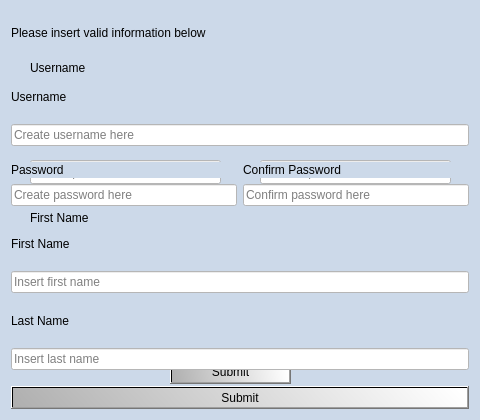
<?xml version="1.0" encoding="UTF-8"?>
<ui version="4.0">
 <class>createUserWindow</class>
 <widget class="QWidget" name="createUserWindow">
  <property name="geometry">
   <rect>
    <x>0</x>
    <y>0</y>
    <width>480</width>
    <height>420</height>
   </rect>
  </property>
  <property name="minimumSize">
   <size>
    <width>480</width>
    <height>420</height>
   </size>
  </property>
  <property name="windowTitle">
   <string>Form</string>
  </property>
  <property name="styleSheet">
   <string notr="true">QWidget{
background-color: rgb(204, 217, 233)
}

QLabel{
/*font: 9pt &quot;Sylfaen&quot;;
font-weight: bold*/
}

QLineEdit{
background-color: white
}

QPushButton{
	background-color: qlineargradient(spread:pad, x1:0, y1:0.619, x2:1, y2:0.58, stop:0 rgba(176, 176, 176, 255), stop:1 rgba(255, 255, 255, 255));


}</string>
  </property>
  <widget class="QLineEdit" name="lineEdit_userName">
   <property name="geometry">
    <rect>
     <x>30</x>
     <y>90</y>
     <width>191</width>
     <height>24</height>
    </rect>
   </property>
   <property name="placeholderText">
    <string>Create username here</string>
   </property>
  </widget>
  <widget class="QLineEdit" name="lineEdit_password">
   <property name="geometry">
    <rect>
     <x>30</x>
     <y>160</y>
     <width>191</width>
     <height>24</height>
    </rect>
   </property>
   <property name="text">
    <string/>
   </property>
   <property name="placeholderText">
    <string>Create password here</string>
   </property>
  </widget>
  <widget class="QLineEdit" name="lineEdit_lastName">
   <property name="geometry">
    <rect>
     <x>30</x>
     <y>310</y>
     <width>411</width>
     <height>24</height>
    </rect>
   </property>
   <property name="placeholderText">
    <string>Insert last name</string>
   </property>
  </widget>
  <widget class="QLineEdit" name="lineEdit_firstName">
   <property name="geometry">
    <rect>
     <x>30</x>
     <y>240</y>
     <width>411</width>
     <height>24</height>
    </rect>
   </property>
   <property name="placeholderText">
    <string>Insert first name</string>
   </property>
  </widget>
  <widget class="QPushButton" name="pushButton">
   <property name="geometry">
    <rect>
     <x>170</x>
     <y>360</y>
     <width>121</width>
     <height>24</height>
    </rect>
   </property>
   <property name="text">
    <string>Submit</string>
   </property>
  </widget>
  <widget class="QLabel" name="label_head">
   <property name="geometry">
    <rect>
     <x>90</x>
     <y>20</y>
     <width>231</width>
     <height>16</height>
    </rect>
   </property>
   <property name="text">
    <string>Please insert valid information below</string>
   </property>
  </widget>
  <widget class="QLabel" name="label_username">
   <property name="geometry">
    <rect>
     <x>30</x>
     <y>60</y>
     <width>71</width>
     <height>16</height>
    </rect>
   </property>
   <property name="text">
    <string>Username</string>
   </property>
  </widget>
  <widget class="QLabel" name="label_password">
   <property name="geometry">
    <rect>
     <x>30</x>
     <y>130</y>
     <width>71</width>
     <height>16</height>
    </rect>
   </property>
   <property name="text">
    <string>Password</string>
   </property>
  </widget>
  <widget class="QLabel" name="label_firstName">
   <property name="geometry">
    <rect>
     <x>30</x>
     <y>210</y>
     <width>91</width>
     <height>16</height>
    </rect>
   </property>
   <property name="text">
    <string>First Name</string>
   </property>
  </widget>
  <widget class="QLabel" name="label_secondName">
   <property name="geometry">
    <rect>
     <x>30</x>
     <y>280</y>
     <width>101</width>
     <height>16</height>
    </rect>
   </property>
   <property name="text">
    <string>Last Name</string>
   </property>
  </widget>
  <widget class="QLabel" name="label_cPassword">
   <property name="geometry">
    <rect>
     <x>260</x>
     <y>130</y>
     <width>121</width>
     <height>16</height>
    </rect>
   </property>
   <property name="text">
    <string>Confirm Password</string>
   </property>
  </widget>
  <widget class="QLineEdit" name="lineEdit_cPassword">
   <property name="geometry">
    <rect>
     <x>260</x>
     <y>160</y>
     <width>191</width>
     <height>24</height>
    </rect>
   </property>
   <property name="placeholderText">
    <string>Confirm password here</string>
   </property>
  </widget>
=======
  <layout class="QVBoxLayout" name="verticalLayout_3">
   <item>
    <widget class="QLabel" name="label_head">
     <property name="text">
      <string>Please insert valid information below</string>
     </property>
    </widget>
   </item>
   <item>
    <spacer name="verticalSpacer_4">
     <property name="orientation">
      <enum>Qt::Vertical</enum>
     </property>
     <property name="sizeType">
      <enum>QSizePolicy::Fixed</enum>
     </property>
     <property name="sizeHint" stdset="0">
      <size>
       <width>20</width>
       <height>15</height>
      </size>
     </property>
    </spacer>
   </item>
   <item>
    <widget class="QLabel" name="label_username">
     <property name="text">
      <string>Username</string>
     </property>
    </widget>
   </item>
   <item>
    <widget class="QLineEdit" name="lineEdit_userName">
     <property name="placeholderText">
      <string>Create username here</string>
     </property>
    </widget>
   </item>
   <item>
    <spacer name="verticalSpacer_2">
     <property name="orientation">
      <enum>Qt::Vertical</enum>
     </property>
     <property name="sizeType">
      <enum>QSizePolicy::Fixed</enum>
     </property>
     <property name="sizeHint" stdset="0">
      <size>
       <width>20</width>
       <height>10</height>
      </size>
     </property>
    </spacer>
   </item>
   <item>
    <layout class="QHBoxLayout" name="horizontalLayout">
     <item>
      <layout class="QVBoxLayout" name="verticalLayout">
       <item>
        <widget class="QLabel" name="label_password">
         <property name="text">
          <string>Password</string>
         </property>
        </widget>
       </item>
       <item>
        <widget class="QLineEdit" name="lineEdit_password">
         <property name="text">
          <string/>
         </property>
         <property name="placeholderText">
          <string>Create password here</string>
         </property>
        </widget>
       </item>
      </layout>
     </item>
     <item>
      <layout class="QVBoxLayout" name="verticalLayout_2">
       <item>
        <widget class="QLabel" name="label_cPassword">
         <property name="text">
          <string>Confirm Password</string>
         </property>
        </widget>
       </item>
       <item>
        <widget class="QLineEdit" name="lineEdit_cPassword">
         <property name="placeholderText">
          <string>Confirm password here</string>
         </property>
        </widget>
       </item>
      </layout>
     </item>
    </layout>
   </item>
   <item>
    <spacer name="verticalSpacer">
     <property name="orientation">
      <enum>Qt::Vertical</enum>
     </property>
     <property name="sizeType">
      <enum>QSizePolicy::Fixed</enum>
     </property>
     <property name="sizeHint" stdset="0">
      <size>
       <width>20</width>
       <height>10</height>
      </size>
     </property>
    </spacer>
   </item>
   <item>
    <widget class="QLabel" name="label_firstName">
     <property name="text">
      <string>First Name</string>
     </property>
    </widget>
   </item>
   <item>
    <widget class="QLineEdit" name="lineEdit_firstName">
     <property name="placeholderText">
      <string>Insert first name</string>
     </property>
    </widget>
   </item>
   <item>
    <widget class="QLabel" name="label_secondName">
     <property name="minimumSize">
      <size>
       <width>0</width>
       <height>0</height>
      </size>
     </property>
     <property name="text">
      <string>Last Name</string>
     </property>
    </widget>
   </item>
   <item>
    <widget class="QLineEdit" name="lineEdit_lastName">
     <property name="placeholderText">
      <string>Insert last name</string>
     </property>
    </widget>
   </item>
   <item>
    <spacer name="verticalSpacer_3">
     <property name="orientation">
      <enum>Qt::Vertical</enum>
     </property>
     <property name="sizeType">
      <enum>QSizePolicy::Fixed</enum>
     </property>
     <property name="sizeHint" stdset="0">
      <size>
       <width>20</width>
       <height>10</height>
      </size>
     </property>
    </spacer>
   </item>
   <item>
    <widget class="QPushButton" name="pushButton">
     <property name="text">
      <string>Submit</string>
     </property>
    </widget>
   </item>
  </layout>
>>>>>>> 0e0d8975570b400c510514a99d8a49f8eb88c6c2
 </widget>
 <tabstops>
  <tabstop>lineEdit_userName</tabstop>
  <tabstop>lineEdit_password</tabstop>
  <tabstop>lineEdit_cPassword</tabstop>
  <tabstop>lineEdit_firstName</tabstop>
  <tabstop>lineEdit_lastName</tabstop>
  <tabstop>pushButton</tabstop>
 </tabstops>
 <resources/>
 <connections/>
</ui>
